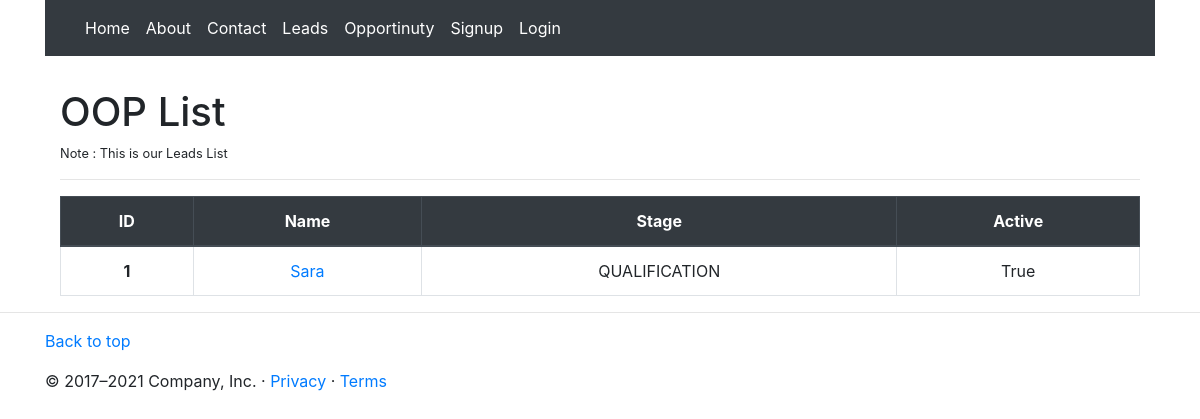
The page /opp/ on the database as committed earlier.
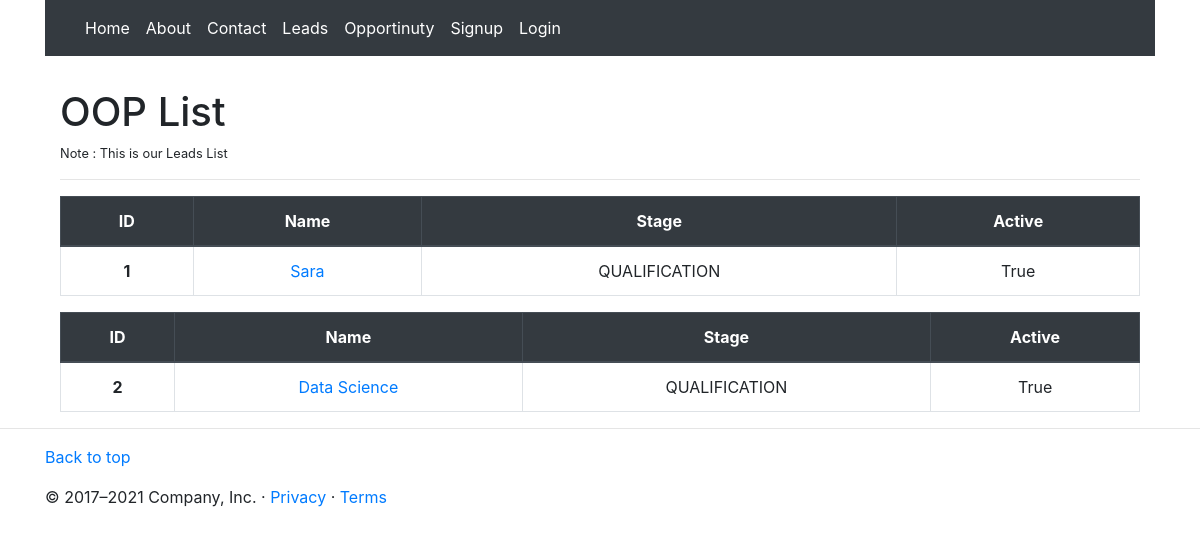
The same page on the database as committed later.
### Opportunity/models.py (models this page shows, shortened)
class Opportinuty(models.Model):
    name         = models.CharField(max_length=50)
    account      = models.ForeignKey(Account, on_delete=models.CASCADE)
    stage        = models.CharField(max_length=50, choices=STAGE_CHOICES)
    amount       = models.DecimalField(max_digits=12, decimal_places=2)
    lead_souce   = models.CharField(max_length=50)
    probility    = models.CharField(max_length=50)
    contacts     = models.ManyToManyField(Contact)
    closed_by    = models.ForeignKey(User, on_delete=models.CASCADE)
    description  = models.TextField()
    created_by   = models.ForeignKey(User, on_delete=models.CASCADE,related_name='created_by_opportinuty',)
    is_active    = models.BooleanField(default=False)

### Opportunity/views.py (the view)
# urls.py: path('',OOPListView.as_view(), name='list'),
class OOPListView(ListView):
    model = Opportinuty
    context_object_name = 'oops'
    template_name = 'list.html'

### Opportunity/templates/list.html (shortened to what this page needs)
{% extends 'base.html' %}
{% block content %}
    <div class="container">
    <h1 class="h1 mt-3 pt-3">OOP List </h1>
    <p class="small p">Note : This is our Leads List</p>
    <small><hr></small>
{% for opp in oops %}
<table class="table table-bordered text-center">
    <thead class="thead-dark">
      <tr>
        <th scope="col">ID</th>
        <th scope="col">Name</th>
        <th scope="col">Stage</th>
        <th scope="col">Active</th>
      </tr>
    </thead>
    <tbody>
      <tr>
        <th scope="row">{{opp.id}}</th>
        <td><a href="{% url 'opp:detail' opp.pk %}">{{opp.name}}</a></td>
        <td>{{opp.stage}}</td>
        <td>{{ opp.is_active }}</td>
      </tr>
    </tbody>
{% endfor %}
</table>
</div>
{% endblock %}

Rows that differ between the two databases and show on the page:
added Opportinuty: id "2", name "Data Science", stage "QUALIFICATION", is_active "True"
